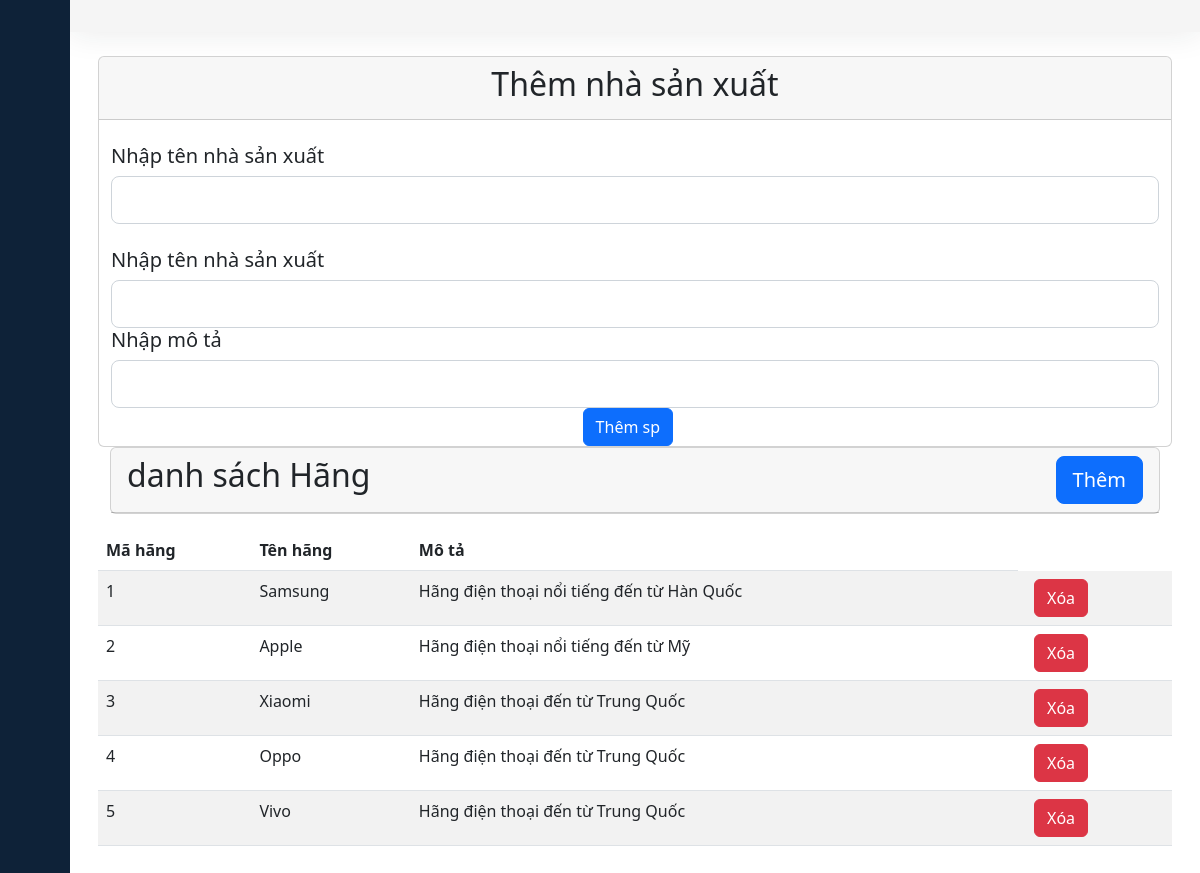
Screenshot of /admin/index.php?page_layout=addnsx (signed in) with the database file from the repository.
### tables this page shows
CREATE TABLE IF NOT EXISTS `hang` (
  `mahang` int(11) NOT NULL AUTO_INCREMENT,
  `ten` varchar(50) NOT NULL,
  `mota` text,
  PRIMARY KEY (`mahang`)
);

### connect/HangConnect.php (called while the page is built, shortened)
<?php
function getAllHang()
{
    $conn = connectdb();
    $stmt = $conn->prepare("select * from hang");
    $stmt->execute();
    $kq = $stmt->fetchALL(PDO::FETCH_ASSOC);
    return $kq;
}

### admin/nhasanxuat.php (the view, shortened to what this page needs)
<link href="https://cdn.jsdelivr.net/npm/bootstrap@5.2.3/dist/css/bootstrap.min.css" rel="stylesheet">
<div class="container-fluid">
    <div class="card">
        <div class="card-header d-flex justify-content-between">
            <h2>danh sách Hãng </h2>
            <a href="index.php?page_layout=addnsx" class="btn btn-primary btn-lg">Thêm</a>
        </div>
    </div>
    <div class="card-body">
        <table class="table table-striped">
            <thead class="thead-dark">
                <tr>
                    <th>Mã hãng</th>
                    <th>Tên hãng </th>
                    <th>Mô tả</th>
                </tr>
            </thead>
            <tbody>
                <?php
                if (isset($kq) && (count($kq) > 0)) {
                    foreach ($kq as $nsx) {
                        echo '<tr>
                                    <td>' . $nsx['mahang'] . '</td>
                                    <td>' . $nsx['ten'] . '</td>
                                    <td>' . $nsx['mota'] . '</td>
                                    <td style= display:flex;>
                                    <a href="index.php?page_layout=delnsx&manhasanxuat=' . $nsx['mahang'] . '" class="btn btn-danger mx-2">Xóa</a>
                                    </td>
                                    </tr>';
                    }
                }
                ?>
            </tbody>
        </table>
    </div>
</div>

### css/style.css (style rules this page uses)
a { text-decoration: none; }
body { font-family: 'Poppins', sans-serif; }

### rows the page displays
hang: mahang "1", ten "Samsung", mota "Hãng điện thoại nổi tiếng đến từ Hàn Quốc"
hang: mahang "2", ten "Apple", mota "Hãng điện thoại nổi tiếng đến từ Mỹ"
hang: mahang "3", ten "Xiaomi", mota "Hãng điện thoại đến từ Trung Quốc"
hang: mahang "4", ten "Oppo", mota "Hãng điện thoại đến từ Trung Quốc"
hang: mahang "5", ten "Vivo", mota "Hãng điện thoại đến từ Trung Quốc"
